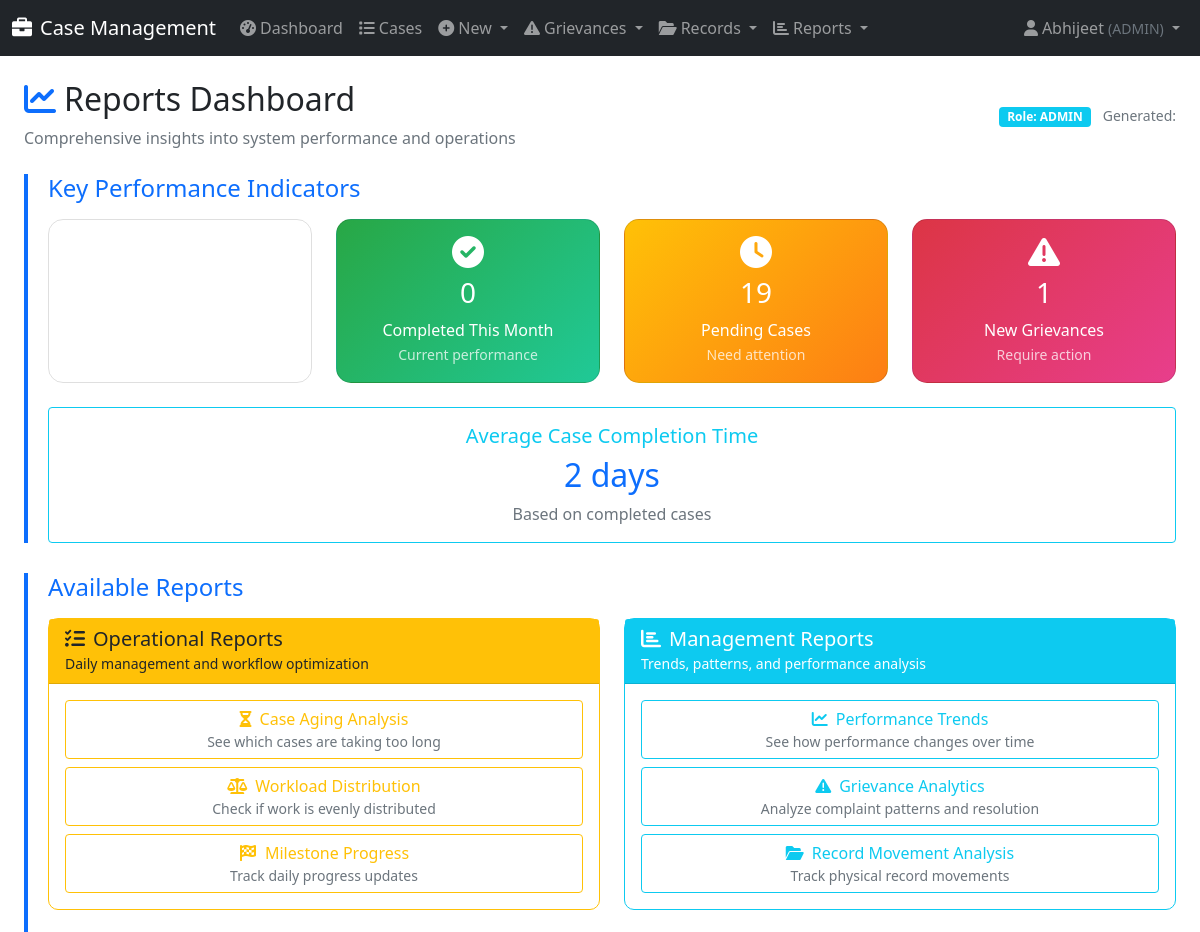
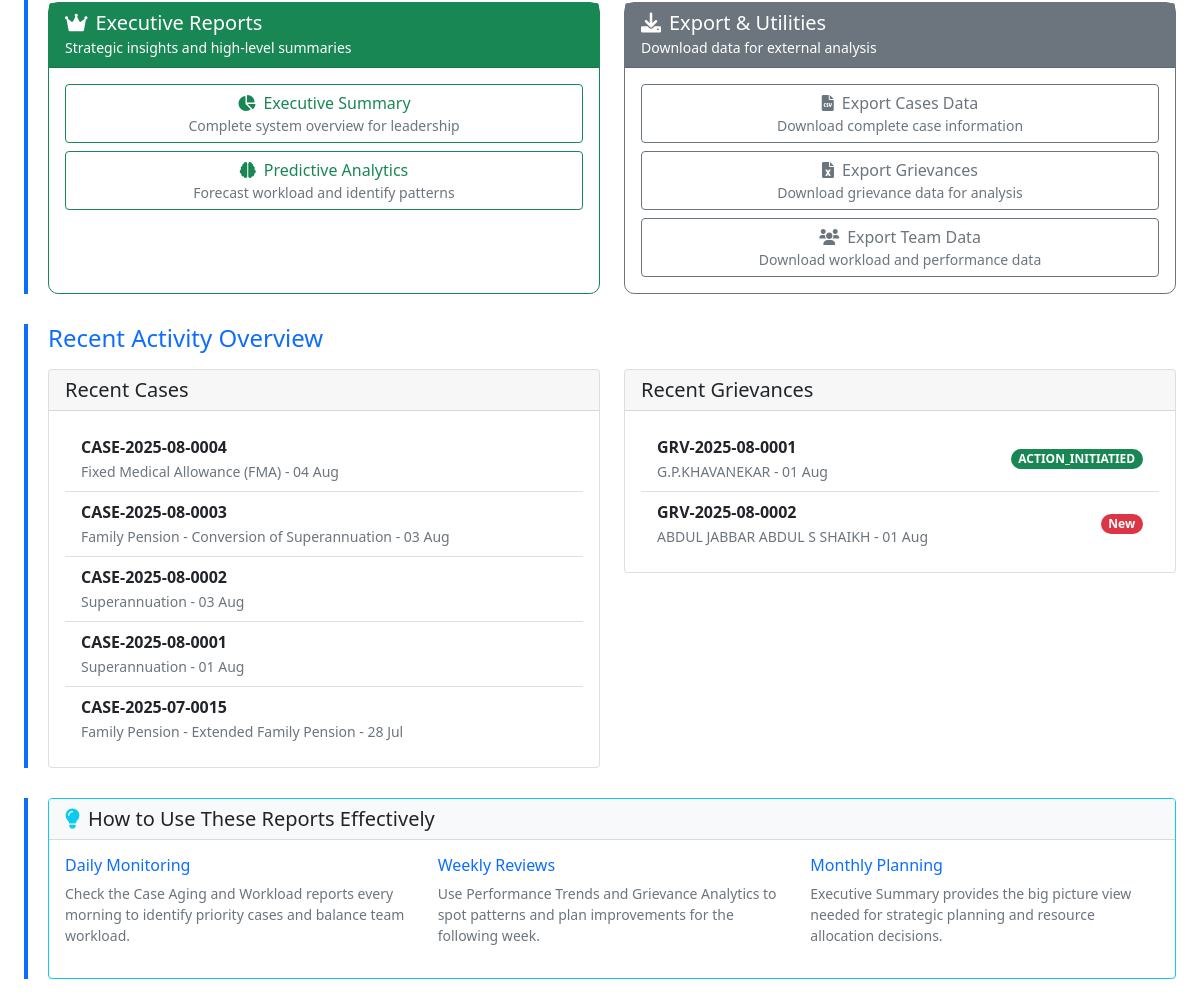
Page /reports/ (signed in) on the earlier database version (2 pictures, top to bottom).
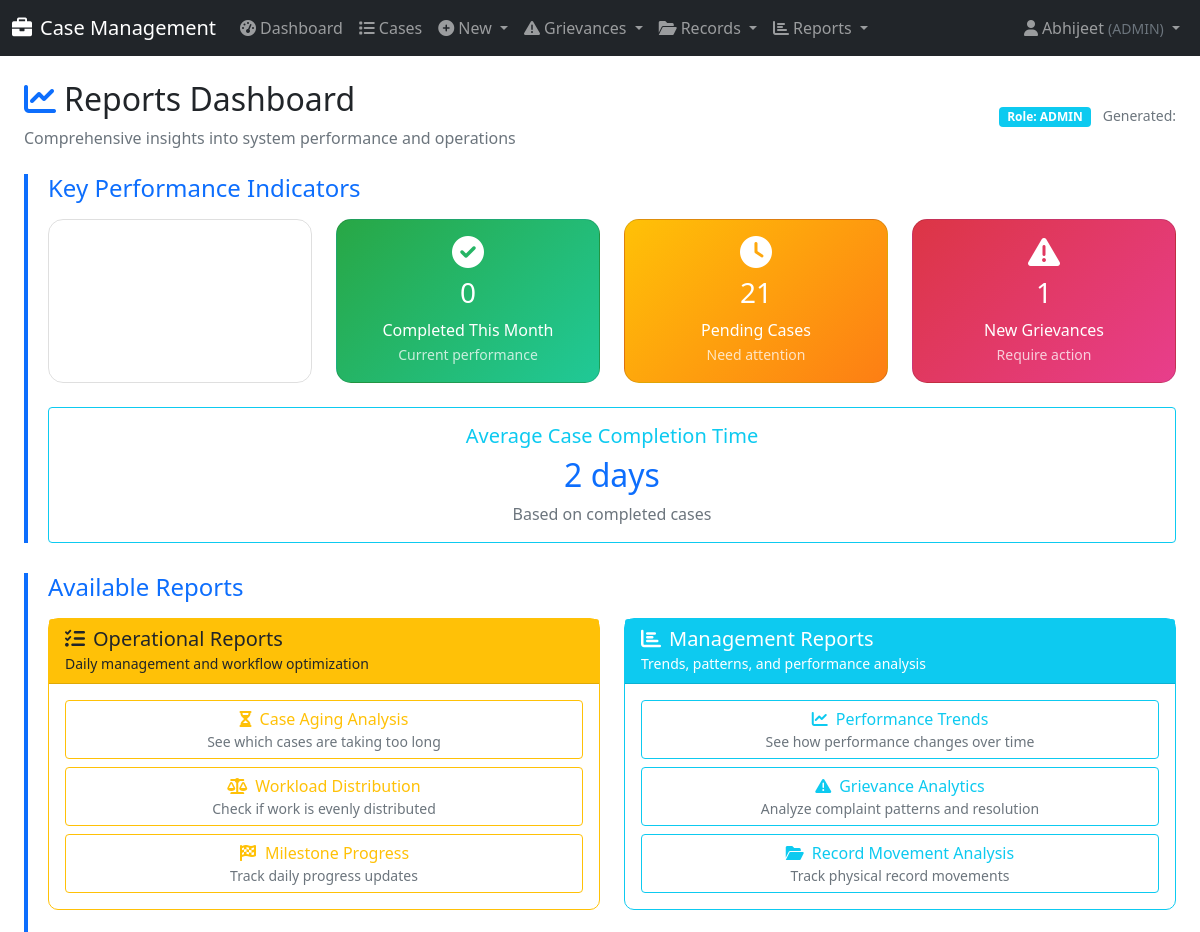
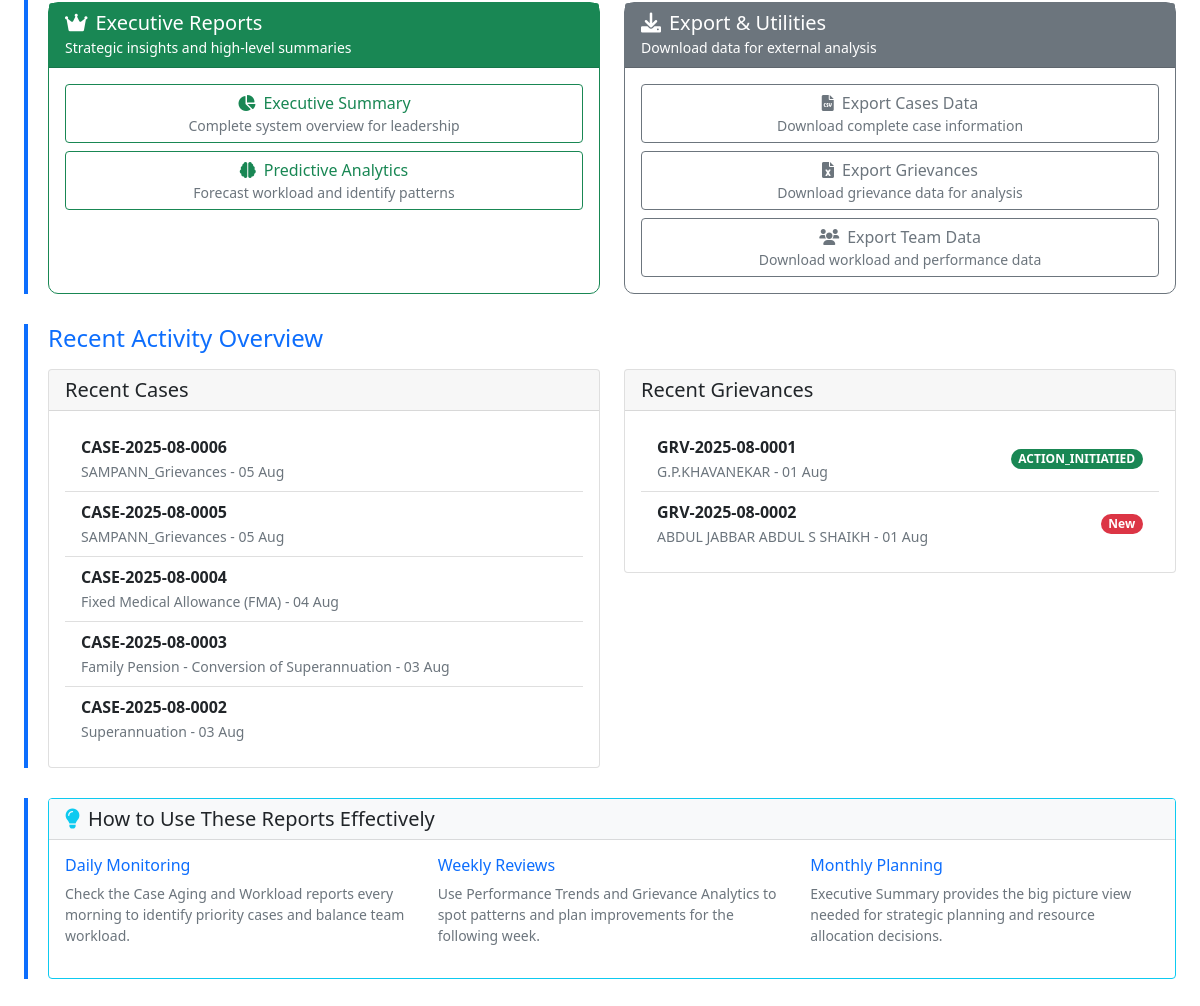
Same page on the later database version (2 pictures, top to bottom).
### cases/models.py (models this page shows, shortened)
class Case(models.Model):
    PRIORITY_CHOICES = [
        ('High', 'High'),
        ('Medium', 'Medium'),
        ('Low', 'Low'),
    ]
    STATUS_COLORS = [
        ('Green', 'Green'),
        ('Orange', 'Orange'),
        ('Red', 'Red'),
        ('Blue', 'Blue'),
    ]
    MODE_OF_RECEIPT_CHOICES = [
        ('by_post', 'By Post'),
        ('by_hand', 'By Hand'),
        ('online', 'Online'),
        ('offline', 'Offline'),
        ('email', 'Email'),
        ('in_person', 'In Person'),
    ]
    TYPE_OF_CORRECTION_CHOICES = [
        ('change_of_address', 'Change Of Address'),
        ('change_dob_family', 'Change / Correction of DOB of Family Pensioner'),
        ('change_name', 'Change / Correction of Name of the Pensioner / Family Pensioner'),
        ('other', 'Other'),
    ]
    FRESH_COMPLIANCE_CHOICES = [
        ('fresh', 'Fresh Case'),
        ('compliance', 'Compliance'),
    ]
    TYPE_OF_EMPLOYEE_CHOICES = [
        ('MTNL_IDA', 'MTNL IDA'),
        ('MTNL_CDA', 'MTNL CDA'),
        ('DOT_CDA', 'DOT CDA'),
    ]
    TYPE_OF_PENSION_CHOICES = [
        ('MTNL-IDA', 'MTNL-IDA'),
        ('DOT-CDA', 'DOT-CDA'),
    ]
    TYPE_OF_PENSIONER_CHOICES = [
        ('Superannuation/VR', 'Superannuation / VR'),
        ('Family Pensioner', 'Family Pensioner'),
    ]
    case_id = models.CharField(max_length=50, unique=True, db_index=True)
    registration_date = models.DateTimeField(default=timezone.now)
    case_type = models.ForeignKey(CaseType, on_delete=models.CASCADE)
    sub_category = models.CharField(max_length=100)
    case_title = models.CharField(max_length=500)
    case_description = models.TextField()
    applicant_name = models.CharField(max_length=200)
    ppo_master = models.ForeignKey(PPOMaster, on_delete=models.SET_NULL, null=True, blank=True)
    priority = models.CharField(max_length=10, choices=PRIORITY_CHOICES, default='Medium')
    current_status = models.CharField(max_length=200)
    current_holder = models.ForeignKey(UserProfile, on_delete=models.CASCADE, related_name='current_cases')
    days_in_current_stage = models.IntegerField(default=0)
    total_days_pending = models.IntegerField(default=0)
    expected_completion = models.DateTimeField()
    actual_completion = models.DateTimeField(null=True, blank=True)
    status_color = models.CharField(max_length=10, choices=STATUS_COLORS, default='Green')
    is_completed = models.BooleanField(default=False)
    created_by = models.ForeignKey(User, on_delete=models.CASCADE, related_name='created_cases')
    last_updated_by = models.ForeignKey(User, on_delete=models.CASCADE, related_name='updated_cases')
    last_update_date = models.DateTimeField(auto_now=True)
    ppo_number = models.CharField(max_length=20, blank=True)
    name_pensioner = models.CharField(max_length=200, blank=True)
    mobile_number = models.CharField(max_length=15, blank=True)
    last_lc_done_date = models.DateField(null=True, blank=True)
    kyp_flag = models.BooleanField(default=False)
    mode_of_receipt = models.CharField(max_length=20, choices=MODE_OF_RECEIPT_CHOICES, blank=True)
    date_of_death = models.DateField(null=True, blank=True)
    name_claimant = models.CharField(max_length=200, blank=True)
    relationship = models.CharField(max_length=50, blank=True)
    service_book_enclosed = models.BooleanField(default=False)
    type_of_correction = models.CharField(max_length=30, choices=TYPE_OF_CORRECTION_CHOICES, blank=True)
    original_ppo_submitted = models.BooleanField(default=False)
    fresh_or_compliance = models.CharField(max_length=20, choices=FRESH_COMPLIANCE_CHOICES, blank=True)
    type_of_employee = models.CharField(max_length=20, choices=TYPE_OF_EMPLOYEE_CHOICES, blank=True)
    retiring_employee = models.ForeignKey('RetiringEmployee', on_delete=models.SET_NULL, null=True, blank=True)
    type_of_pension = models.CharField(max_length=20, choices=TYPE_OF_PENSION_CHOICES, blank=True)
    type_of_pensioner = models.CharField(max_length=30, choices=TYPE_OF_PENSIONER_CHOICES, blank=True)
    date_of_retirement = models.DateField(null=True, blank=True)
    assigned_file = models.ForeignKey(
        'IndexRegister',
        on_delete=models.PROTECT,
        null=True,
        blank=True,
        help_text="Index Register file in which this case is being dealt"
    )
    objects = CaseManager()
    class Meta:
        ordering = ['-registration_date']
        indexes = [
            models.Index(fields=['case_id']),
            models.Index(fields=['ppo_number']),
            models.Index(fields=['current_holder', 'is_completed']),
            models.Index(fields=['priority', 'status_color']),
            models.Index(fields=['registration_date']),
        ]

class CaseType(models.Model):
    WORKFLOW_TYPES = [
        ('Type_A', 'Type A: DH → AAO → AO'),
        ('Type_B', 'Type B: DH → AAO → AO → Jt.CCA'),
        ('Type_C', 'Type C: DH → AAO → AO → Jt.CCA → CCA'),
        ('Type_Extended', 'Type Extended: DH → AAO → AO → Dy.CCA → Jt.CCA → CCA → Pr.CCA'),
    ]
    PRIORITY_CHOICES = [
        ('High', 'High'),
        ('Medium', 'Medium'),
        ('Low', 'Low'),
    ]
    name = models.CharField(max_length=100, unique=True)
    sub_categories = models.TextField(help_text="Comma-separated sub-categories")
    priority = models.CharField(max_length=10, choices=PRIORITY_CHOICES, default='Medium')
    expected_days = models.IntegerField(default=30)
    workflow_type = models.CharField(max_length=20, choices=WORKFLOW_TYPES, default='Type_A')
    is_active = models.BooleanField(default=True)

class Grievance(models.Model):
    GRIEVANCE_STATUS_CHOICES = [
        ('NEW', 'New'),
        ('ACTION_INITIATED', 'Action Initiated (Case Created)'),
        ('DISPOSED', 'Disposed'),
    ]
    DISPOSAL_TYPE_CHOICES = [
        ('INTERIM_REPLY', 'Interim Reply'),
        ('FINAL_REPLY', 'Final Reply'),
    ]
    grievance_id = models.CharField(max_length=50, unique=True, db_index=True, help_text="A unique ID for the grievance.")
    pensioner = models.ForeignKey(PPOMaster, on_delete=models.PROTECT, related_name='grievances', help_text="The pensioner this grievance relates to.")
    complainant_name = models.CharField(max_length=200)
    complainant_contact = models.CharField(max_length=100, blank=True, help_text="Phone number or email address.")
    mode_of_receipt = models.ForeignKey('GrievanceMode', on_delete=models.PROTECT, help_text="How the grievance was received.")
    grievance_text = models.TextField(help_text="The full text of the complaint.")
    date_received = models.DateField(default=timezone.now)
    status = models.CharField(max_length=20, choices=GRIEVANCE_STATUS_CHOICES, default='NEW')
    disposal_type = models.CharField(max_length=20, choices=DISPOSAL_TYPE_CHOICES, null=True, blank=True)
    reply_details = models.TextField(blank=True, help_text="Details of the interim or final reply provided.")
    date_disposed = models.DateField(null=True, blank=True)
    generated_case = models.OneToOneField('Case', on_delete=models.SET_NULL, null=True, blank=True, related_name='source_grievance')
    created_by = models.ForeignKey(
        User,
        on_delete=models.SET_NULL,
        null=True,
        blank=True,
        related_name='created_grievances',
        help_text="The user who originally registered the grievance."
    )
    assigned_to = models.ForeignKey(
        UserProfile,
        on_delete=models.SET_NULL,
        null=True,
        blank=True,
        related_name='assigned_grievances',
        help_text="The user this grievance is currently assigned to."
    )
    history = HistoricalRecords()
    class Meta:
        ordering = ['-date_received']
        verbose_name = "Grievance"
        verbose_name_plural = "Grievances"

### cases/views.py (the view, shortened to what this page needs)
# urls.py: path('reports/', views.reports_dashboard, name='reports_dashboard'),
@login_required
def reports_dashboard(request):
    user_profile = get_object_or_404(UserProfile, user=request.user)
    now = timezone.now()
    if user_profile.role == 'DH':
        messages.error(request, 'You do not have permission to access reports.')
        return redirect('dashboard')
    subordinate_roles = get_subordinate_roles(user_profile.role)
    roles_to_view = subordinate_roles + [user_profile.role]
    if user_profile.role == 'ADMIN':
        cases = Case.objects.all()
        grievances = Grievance.objects.all()
        requisitions = RecordRequisition.objects.all()
    total_cases = cases.count()
    pending_cases = cases.filter(is_completed=False).count()
    completed_this_month = cases.filter(
        is_completed=True,
        actual_completion__month=now.month,
        actual_completion__year=now.year
    ).count()
    total_grievances = grievances.count()
    new_grievances = grievances.filter(status='NEW').count()
    avg_case_completion_days = cases.filter(
        is_completed=True,
        actual_completion__isnull=False
    ).aggregate(
        avg_days=Avg(F('actual_completion') - F('registration_date'))
    )['avg_days']
    if avg_case_completion_days:
        avg_case_completion_days = avg_case_completion_days.days
    else:
        avg_case_completion_days = 0
    recent_cases = cases.order_by('-registration_date')[:5]
    recent_grievances = grievances.order_by('-date_received')[:5]
    context = {
        'total_cases': total_cases,
        'pending_cases': pending_cases,
        'completed_this_month': completed_this_month,
        'total_grievances': total_grievances,
        'new_grievances': new_grievances,
        'avg_completion_days': avg_case_completion_days,
        'recent_cases': recent_cases,
        'recent_grievances': recent_grievances,
        'user_role': user_profile.role,
        'can_view_executive_reports': user_profile.role in ['ADMIN', 'CCA', 'Jt.CCA', 'Pr.CCA']
    }
    return render(request, 'cases/reports_dashboard.html', context)

### cases/context_processors.py (called while the page is built)
def notifications_context(request):
    if not request.user.is_authenticated:
        return {}
    try:
        user_profile = request.user.userprofile
        new_grievances_count = Grievance.objects.filter(
            assigned_to=user_profile,
            status='NEW'
        ).count()
    except UserProfile.DoesNotExist:
        new_grievances_count = 0
    return {
        'my_new_grievances_count': new_grievances_count,
    }

### cases/models.py (called while the page is built)
def get_subordinate_roles(user_role):
    return ROLE_HIERARCHY.get(user_role, [])

    def get_queryset(self):
        return CaseQuerySet(self.model, using=self._db)

### templates/cases/reports_dashboard.html (shortened to what the changed rows need)
{% extends 'base.html' %}
{% load static %}
{% block content %}
<div class="container-fluid">
    <div class="d-flex justify-content-between align-items-center mb-4">
        <div>
            <h2><i class="fas fa-chart-line me-2 text-primary"></i>Reports Dashboard</h2>
        </div>
    </div>
    <div class="report-section">
        <div class="row g-4 mb-4">
            <div class="col-md-3">
                <div class="card metric-card h-100" style="background: linear-gradient(135deg, #ffc107, #fd7e14);">
                    <div class="card-body text-center">
                        <i class="fas fa-clock fa-2x mb-2"></i>
                        <h3>{{ pending_cases }}</h3>
                        <p class="mb-0">Pending Cases</p>
                        <small class="opacity-75">Need attention</small>
                    </div>
                </div>
            </div>
        </div>
        <div class="row">
            <div class="col-md-12">
                <div class="card border-info">
                    <div class="card-body text-center">
                        <h2 class="text-primary">{{ avg_completion_days }} days</h2>
                    </div>
                </div>
            </div>
        </div>
    </div>
    <div class="report-section">
        <div class="row">
            <div class="col-md-6">
                <div class="card">
                    <div class="card-body">
                        {% if recent_cases %}
                            <div class="list-group list-group-flush">
                                {% for case in recent_cases %}
                                <div class="list-group-item d-flex justify-content-between align-items-center">
                                    <div>
                                        <strong>{{ case.case_id }}</strong><br>
                                        <small class="text-muted">{{ case.case_type.name }} - {{ case.registration_date|date:"d M" }}</small>
                                    </div>
                                    <span class="badge bg-{{ case.status_color|lower }} rounded-pill">{{ case.priority }}</span>
                                </div>
                                {% endfor %}
                            </div>
                        {% else %}
                            <p class="text-muted">No recent cases found.</p>
                        {% endif %}
                    </div>
                </div>
            </div>
            <div class="col-md-6">
                <div class="card">
                    <div class="card-body">
                        {% if recent_grievances %}
                            <div class="list-group list-group-flush">
                                {% for grievance in recent_grievances %}
                                <div class="list-group-item d-flex justify-content-between align-items-center">
                                    <div>
                                        <strong>{{ grievance.grievance_id }}</strong><br>
                                        <small class="text-muted">{{ grievance.complainant_name }} - {{ grievance.date_received|date:"d M" }}</small>
                                    </div>
                                    <span class="badge bg-{% if grievance.status == 'NEW' %}danger{% elif grievance.status == 'ACTION_INITIATED' %}warning{% else %}success{% endif %} rounded-pill">
                                        {{ grievance.get_status_display }}
                                    </span>
                                </div>
                                {% endfor %}
                            </div>
                        {% else %}
                            <p class="text-muted">No recent grievances found.</p>
                        {% endif %}
                    </div>
                </div>
            </div>
        </div>
    </div>
</div>
{% endblock %}

Differences in the rows shown:
no longer on this page (row unchanged): Case: case_id "CASE-2025-08-0001", case_type.name "Superannuation", registration_date "01 Aug"
no longer on this page (row unchanged): Case: case_id "CASE-2025-07-0015", case_type.name "Family Pension - Extended Family Pension", registration_date "28 Jul"
added Case: case_id "CASE-2025-08-0006", case_type.name "SAMPANN_Grievances", registration_date "05 Aug"
added Case: case_id "CASE-2025-08-0005", case_type.name "SAMPANN_Grievances", registration_date "05 Aug"
Other differences:
{{ pending_cases }}: "19" → "21"
